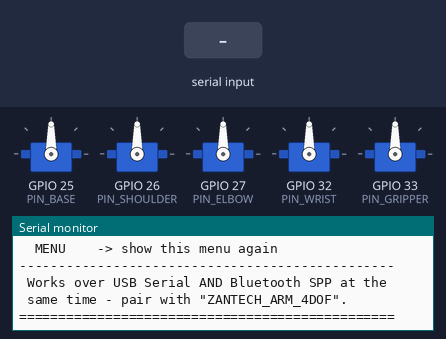
A sketch run on a simulated ESP32. On the bench: 5 × servo, the last lines printed to the serial monitor. The inputs (shaded band) are chosen by the test bench. Nothing arrives over Bluetooth unless stated.

Above: at 1.3 s.
1.4 s: "HOMEALL\n" received over Serial
At 2.5 s:
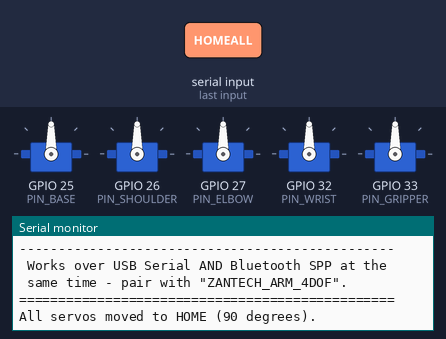
2.9 s: "POS\n" received over the second serial link
At 3.6 s:
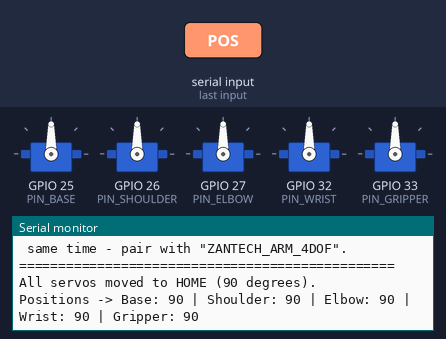
4.4 s: "EXIT\n" received over Serial
At 4.7 s:
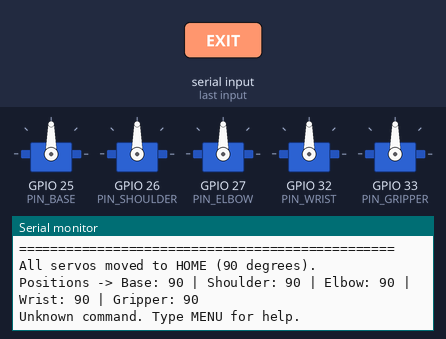

The sketch:

4dof-arm-esp32.ino
```cpp
/*
  4-DOF Robotic Arm Controller - ESP32 Bluetooth version
  5 Servos: Base, Shoulder, Elbow, Wrist, Gripper
  All servos are 180-degree servos, assembled/centered at 90 degrees.

  This is the ESP32 sibling of firmware/4dof-arm/4dof-arm.ino - same serial
  protocol, same menu, same behavior. No HC-05 module needed: the ESP32 has
  Bluetooth built in, so this uses its classic Bluetooth SPP (serial-over-
  Bluetooth) to talk to a phone app (e.g. "Serial Bluetooth Terminal") or a
  PC, exactly like a wireless USB cable. USB Serial still works at the same
  time, for debugging in the Arduino IDE.

  ---------------- REQUIRED LIBRARIES ----------------
  - "ESP32Servo" by Kevin Harrington / John K. Bennett (Library Manager)
    The plain Servo.h from the AVR core does not work on ESP32 - this
    library provides a drop-in Servo class that does.
  - Bluetooth Serial: built into the ESP32 Arduino core (BluetoothSerial.h),
    nothing extra to install. Make sure Tools > Board is an ESP32 board and
    Tools > Partition Scheme includes Bluetooth (the default usually does).

  ---------------- WIRING (ESP32 DevKit) ----------------
  Base      -> GPIO25
  Shoulder  -> GPIO26
  Elbow     -> GPIO27
  Wrist     -> GPIO32
  Gripper   -> GPIO33
  All servos: Signal to the GPIO above, VCC to an external 5V supply (NOT
  the ESP32's 3.3V/5V pin - servos draw too much for the board to supply),
  GND shared between the servos' supply and the ESP32's GND.

  ---------------- PAIRING ----------------
  Flash this, then on your phone/PC open Bluetooth settings and pair with
  the device named "ZANTECH_ARM_4DOF" (no PIN needed by default). Then open
  a serial Bluetooth terminal app and connect to it - it behaves like any
  other serial port once paired.

  ---------------- SERIAL / BLUETOOTH COMMANDS ----------------
  MENU                 -> show the menu again

  --- Single servo test mode ---
  T1                   -> select servo 1 (Base)      for testing
  T2                   -> select servo 2 (Shoulder)  for testing
  T3                   -> select servo 3 (Elbow)     for testing
  T4                   -> select servo 4 (Wrist)     for testing
  T5                   -> select servo 5 (Gripper)   for testing
  <number 0-180>       -> once a servo is selected (T1..T5), just type an
                          angle and press Enter to move ONLY that servo
  HOME                 -> send the selected servo back to 90 degrees
  EXIT                 -> leave single test mode

  --- Full control mode (all 5 servos in one line) ---
  B90 S90 E90 W90 G90  -> set Base, Shoulder, Elbow, Wrist, Gripper angles
                          in one command (order doesn't matter). You don't
                          need to include all five letters; only the ones
                          you type will move, e.g: B45 E120
  HOMEALL              -> send all 5 servos to 90 degrees (center/assembly pose)
  POS                  -> print the current angle of all servos
  --------------------------------------------------
*/

#include <ESP32Servo.h>
#include "BluetoothSerial.h"

#if !defined(CONFIG_BT_ENABLED) || !defined(CONFIG_BLUEDROID_ENABLED)
#error Bluetooth is not enabled - pick an ESP32 board and the default partition scheme in the Arduino IDE.
#endif

BluetoothSerial SerialBT;
const char* BT_DEVICE_NAME = "ZANTECH_ARM_4DOF";

// ---------- Pin configuration ----------
const uint8_t PIN_BASE     = 25;
const uint8_t PIN_SHOULDER = 26;
const uint8_t PIN_ELBOW    = 27;
const uint8_t PIN_WRIST    = 32;
const uint8_t PIN_GRIPPER  = 33;

const uint8_t NUM_SERVOS = 5;

Servo servos[NUM_SERVOS];
const uint8_t servoPins[NUM_SERVOS] = { PIN_BASE, PIN_SHOULDER, PIN_ELBOW, PIN_WRIST, PIN_GRIPPER };
const char*   servoNames[NUM_SERVOS] = { "Base", "Shoulder", "Elbow", "Wrist", "Gripper" };
int           servoAngle[NUM_SERVOS];
bool          servoAttached[NUM_SERVOS];
unsigned long servoMoveDeadline[NUM_SERVOS];

const int HOME_ANGLE = 90;
const int ANGLE_MIN  = 0;
const int ANGLE_MAX  = 180;

const bool          DETACH_WHEN_IDLE   = true;
const unsigned long SETTLE_TIME_MS     = 500;

const uint8_t        SERVO_STEP_DEGREES = 5;
const unsigned long  SERVO_STEP_DELAY_MS = 25;

// ---------- Mode state ----------
bool    singleTestMode   = false;
int8_t  selectedServo    = -1;

String inputLine = "";

void attachServo(uint8_t i) {
  servos[i].setPeriodHertz(50);
  servos[i].attach(servoPins[i], 500, 2400);
  servoAttached[i] = true;
}

void setup() {
  Serial.begin(115200);
  SerialBT.begin(BT_DEVICE_NAME);

  for (uint8_t i = 0; i < NUM_SERVOS; i++) {
    attachServo(i);
    servoAngle[i] = HOME_ANGLE;
    servos[i].write(HOME_ANGLE);
    servoMoveDeadline[i] = millis() + SETTLE_TIME_MS;
  }

  delay(50);
  while (Serial.available() > 0) Serial.read();
  while (SerialBT.available() > 0) SerialBT.read();

  printMenu();
}

void loop() {
  readStreamInto(Serial);
  readStreamInto(SerialBT);
  releaseSettledServos();
}

template <typename StreamT>
void readStreamInto(StreamT &stream) {
  while (stream.available() > 0) {
    char c = stream.read();
    if (c == '\n' || c == '\r') {
      if (inputLine.length() > 0) {
        handleCommand(inputLine);
        inputLine = "";
      }
    } else {
      inputLine += c;
    }
  }
}

void releaseSettledServos() {
  if (!DETACH_WHEN_IDLE) return;

  unsigned long now = millis();
  for (uint8_t i = 0; i < NUM_SERVOS; i++) {
    if (servoAttached[i] && (long)(now - servoMoveDeadline[i]) >= 0) {
      servos[i].detach();
      servoAttached[i] = false;
    }
  }
}

void outPrint(const String &s) {
  Serial.print(s);
  SerialBT.print(s);
}
void outPrintln(const String &s) {
  Serial.println(s);
  SerialBT.println(s);
}

// ---------------- Command handling ----------------

void handleCommand(String line) {
  line.trim();
  if (line.length() == 0) return;

  String upper = line;
  upper.toUpperCase();

  if (upper == "MENU") {
    printMenu();
    return;
  }

  if (upper == "POS") {
    printPositions();
    return;
  }

  if (upper == "HOMEALL") {
    for (uint8_t i = 0; i < NUM_SERVOS; i++) moveServo(i, HOME_ANGLE);
    outPrintln("All servos moved to HOME (90 degrees).");
    return;
  }

  if (upper.length() == 2 && upper.charAt(0) == 'T' && isDigit(upper.charAt(1))) {
    int idx = upper.charAt(1) - '1';
    if (idx >= 0 && idx < NUM_SERVOS) {
      singleTestMode = true;
      selectedServo = idx;
      outPrint("-- TEST MODE: ");
      outPrint(servoNames[idx]);
      outPrintln(" selected. Type an angle (0-180) and press Enter.");
      outPrintln("   Type HOME to center it, EXIT to leave test mode.");
    } else {
      outPrintln("Invalid servo number. Use T1 to T5.");
    }
    return;
  }

  if (singleTestMode) {
    if (upper == "EXIT") {
      outPrint("Exiting test mode for ");
      outPrintln(servoNames[selectedServo]);
      singleTestMode = false;
      selectedServo = -1;
      return;
    }
    if (upper == "HOME") {
      moveServo(selectedServo, HOME_ANGLE);
      outPrint(servoNames[selectedServo]);
      outPrintln(" -> HOME (90 deg)");
      return;
    }
    if (isNumber(line)) {
      int angle = line.toInt();
      if (setAngleChecked(selectedServo, angle)) {
        outPrint(servoNames[selectedServo]);
        outPrint(" -> ");
        outPrint(String(servoAngle[selectedServo]));
        outPrintln(" deg");
      }
      return;
    }
    outPrintln("Unknown input. Type an angle (0-180), HOME, or EXIT.");
    return;
  }

  if (parseFullCommand(upper)) {
    return;
  }

  outPrintln("Unknown command. Type MENU for help.");
}

bool parseFullCommand(String upper) {
  bool appliedAny = false;
  int start = 0;
  int len = upper.length();

  while (start < len) {
    char letter = upper.charAt(start);
    int servoIndex = letterToServoIndex(letter);

    if (servoIndex == -1) {
      start++;
      continue;
    }

    int numStart = start + 1;
    int numEnd = numStart;
    while (numEnd < len && (isDigit(upper.charAt(numEnd)))) numEnd++;

    if (numEnd > numStart) {
      int angle = upper.substring(numStart, numEnd).toInt();
      if (setAngleChecked(servoIndex, angle)) {
        appliedAny = true;
      }
      start = numEnd;
    } else {
      start++;
    }
  }

  if (appliedAny) {
    printPositions();
  }
  return appliedAny;
}

int letterToServoIndex(char letter) {
  switch (letter) {
    case 'B': return 0; // Base
    case 'S': return 1; // Shoulder
    case 'E': return 2; // Elbow
    case 'W': return 3; // Wrist
    case 'G': return 4; // Gripper
    default:  return -1;
  }
}

bool setAngleChecked(int servoIndex, int angle) {
  if (angle < ANGLE_MIN || angle > ANGLE_MAX) {
    outPrint("Angle out of range (0-180): ");
    outPrintln(String(angle));
    return false;
  }
  moveServo(servoIndex, angle);
  return true;
}

void moveServo(int servoIndex, int targetAngle) {
  if (!servoAttached[servoIndex]) {
    attachServo(servoIndex);
  }

  int current = servoAngle[servoIndex];

  if (targetAngle > current) {
    for (int a = current; a < targetAngle; a += SERVO_STEP_DEGREES) {
      int step = min(a + (int)SERVO_STEP_DEGREES, targetAngle);
      servos[servoIndex].write(step);
      delay(SERVO_STEP_DELAY_MS);
    }
  } else if (targetAngle < current) {
    for (int a = current; a > targetAngle; a -= SERVO_STEP_DEGREES) {
      int step = max(a - (int)SERVO_STEP_DEGREES, targetAngle);
      servos[servoIndex].write(step);
      delay(SERVO_STEP_DELAY_MS);
    }
  }

  servos[servoIndex].write(targetAngle);
  servoAngle[servoIndex] = targetAngle;
  servoMoveDeadline[servoIndex] = millis() + SETTLE_TIME_MS;
}

bool isNumber(String s) {
  if (s.length() == 0) return false;
  for (unsigned int i = 0; i < s.length(); i++) {
    if (!isDigit(s.charAt(i))) return false;
  }
  return true;
}

// ---------------- Helper output ----------------

void printPositions() {
  outPrint("Positions -> ");
  for (uint8_t i = 0; i < NUM_SERVOS; i++) {
    outPrint(servoNames[i]);
    outPrint(": ");
    outPrint(String(servoAngle[i]));
    if (i < NUM_SERVOS - 1) outPrint(" | ");
  }
  outPrintln("");
}

void printMenu() {
  outPrintln("================================================");
  outPrintln(" 4-DOF Robotic Arm Controller (ESP32 Bluetooth)");
  outPrintln("================================================");
  outPrintln("SINGLE SERVO TEST MODE:");
  outPrintln("  T1=Base T2=Shoulder T3=Elbow T4=Wrist T5=Gripper");
  outPrintln("  After selecting, type an angle (0-180), or HOME, or EXIT");
  outPrintln("");
  outPrintln("FULL CONTROL MODE (move several at once):");
  outPrintln("  B<angle> S<angle> E<angle> W<angle> G<angle>");
  outPrintln("  Example: B90 S90 E90 W90 G90");
  outPrintln("  You can send only the ones you want, e.g: B45 E120");
  outPrintln("");
  outPrintln("OTHER COMMANDS:");
  outPrintln("  HOMEALL -> center all servos to 90 degrees");
  outPrintln("  POS     -> print current angle of all servos");
  outPrintln("  MENU    -> show this menu again");
  outPrintln("------------------------------------------------");
  outPrintln(" Works over USB Serial AND Bluetooth SPP at the");
  outPrintln(" same time - pair with \"ZANTECH_ARM_4DOF\".");
  outPrintln("================================================");
}
```

Measured:
- after the input at 1.4 s, the serial monitor: prints a new line at once (image 1)
- after the input at 2.9 s, the serial monitor: prints a new line at once (image 2)
- after the input at 4.4 s, the serial monitor: prints a new line at once (image 3)
